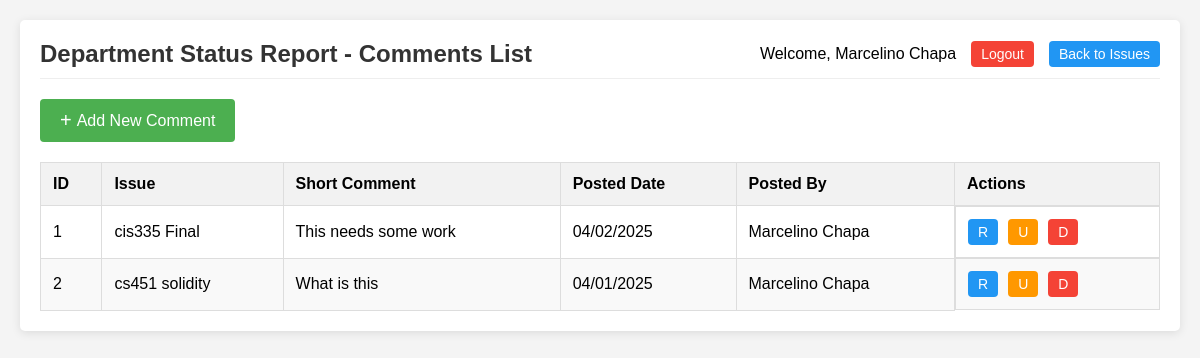
The page /comments_list.php (signed in) on the database its author committed.
### tables this page shows
CREATE TABLE `iss_com` (
  `id` int(11) NOT NULL,
  `per_id` int(11) NOT NULL,
  `iss_id` int(11) NOT NULL,
  `short_comment` varchar(255) NOT NULL,
  `long_comment` text NOT NULL,
  `posted_date` date NOT NULL
);

CREATE TABLE `iss_iss` (
  `id` int(11) NOT NULL,
  `short_description` varchar(255) NOT NULL,
  `long_description` text NOT NULL,
  `open_date` date NOT NULL,
  `close_date` date NOT NULL,
  `priority` varchar(255) NOT NULL,
  `org` varchar(255) NOT NULL,
  `project` varchar(255) NOT NULL,
  `per_id` int(11) NOT NULL,
  `pdf_attachment` varchar(255) DEFAULT NULL,
  `creator_id` int(11) NOT NULL
);

### comments_list.php (the view, shortened to what this page needs)
<?php
$pdo = Database::connect();
try {
    $stmt = $pdo->prepare("
        SELECT c.id, c.iss_id, c.short_comment, c.long_comment, c.posted_date,
               CONCAT(p.fname, ' ', p.lname) as posted_by,
               i.short_description as issue_description
        FROM iss_com c
        LEFT JOIN iss_per p ON c.per_id = p.id
        LEFT JOIN iss_iss i ON c.iss_id = i.id
        ORDER BY c.posted_date DESC
    ");
    $stmt->execute();
    $comments = $stmt->fetchAll(PDO::FETCH_ASSOC);
} catch (PDOException $e) {
    $error = "Database error: " . $e->getMessage();
}
function formatDate($date) {
    return $date ? date('m/d/Y', strtotime($date)) : '';
}
function formatDateForInput($date) {
    return $date ? date('Y-m-d', strtotime($date)) : '';
}
$userName = isset($_SESSION['user_name']) ? $_SESSION['user_name'] : 'User';
?>
<!DOCTYPE html>
<html lang="en">
<head>
</head>
<body>
    <div class="container">
        <div class="header">
            <h2>Department Status Report - Comments List</h2>
            <div class="user-info">
                Welcome, <?php echo htmlspecialchars($userName); ?>
                <a href="logout.php" class="logout-btn">Logout</a>
                <a href="issues_list.php" class="issues-btn">Back to Issues</a>
            </div>
        </div>
        <button id="openAddModal" class="add-btn">
            <span class="add-icon">+</span> Add New Comment
        </button>
        <?php if (empty($comments)): ?>
            <div class="no-issues">No comments found in the system.</div>
        <?php else: ?>
            <table>
                <thead>
                    <tr>
                        <th>ID</th>
                        <th>Issue</th>
                        <th>Short Comment</th>
                        <th>Posted Date</th>
                        <th>Posted By</th>
                        <th>Actions</th>
                    </tr>
                </thead>
                <tbody>
                    <?php foreach ($comments as $comment): ?>
                        <tr>
                            <td><?php echo htmlspecialchars($comment['id']); ?></td>
                            <td><?php echo htmlspecialchars($comment['issue_description']); ?></td>
                            <td><?php echo htmlspecialchars($comment['short_comment']); ?></td>
                            <td><?php echo formatDate($comment['posted_date']); ?></td>
                            <td><?php echo htmlspecialchars($comment['posted_by']); ?></td>
                            <td class="actions">
                                <button class="action-btn read-btn"
                                    data-id="<?php echo $comment['id']; ?>"
                                    data-shortcomment="<?php echo htmlspecialchars($comment['short_comment']); ?>"
                                    data-longcomment="<?php echo htmlspecialchars($comment['long_comment']); ?>"
                                    data-issueid="<?php echo htmlspecialchars($comment['iss_id']); ?>"
                                    data-issueDesc="<?php echo htmlspecialchars($comment['issue_description']); ?>"
                                    data-posteddate="<?php echo formatDateForInput($comment['posted_date']); ?>"
                                    data-postedby="<?php echo htmlspecialchars($comment['posted_by']); ?>">R</button>
                                <button class="action-btn update-btn"
                                    data-id="<?php echo $comment['id']; ?>"
                                    data-shortcomment="<?php echo htmlspecialchars($comment['short_comment']); ?>"
                                    data-longcomment="<?php echo htmlspecialchars($comment['long_comment']); ?>"
                                    data-issueid="<?php echo htmlspecialchars($comment['iss_id']); ?>"
                                    data-posteddate="<?php echo formatDateForInput($comment['posted_date']); ?>">U</button>
                                <button class="action-btn delete-btn"
                                    data-id="<?php echo $comment['id']; ?>"
                                    data-shortcomment="<?php echo htmlspecialchars($comment['short_comment']); ?>"
                                    data-issuedesc="<?php echo htmlspecialchars($comment['issue_description']); ?>">D</button>
                            </td>
                        </tr>
                    <?php endforeach; ?>
                </tbody>
            </table>
        <?php endif; ?>
    </div>
</body>
</html>

### comments_list.php (style rules this page uses)
body { font-family: Arial, sans-serif; background-color: #f4f4f4; margin: 0; padding: 20px; }
.container { max-width: 1200px; margin: 0 auto; background-color: white; border-radius: 5px; box-shadow: 0 2px 10px rgba(0, 0, 0, 0.1); padding: 20px; }
.header { display: flex; justify-content: space-between; align-items: center; margin-bottom: 20px; padding-bottom: 10px; border-bottom: 1px solid #eee; }
.header h2 { margin: 0; color: #333; }
.user-info { display: flex; align-items: center; }
.logout-btn, .issues-btn { margin-left: 15px; padding: 5px 10px; background-color: #f44336; color: white; border: none; border-radius: 4px; cursor: pointer; text-decoration: none; font-size: 14px; }
.issues-btn { background-color: #2196F3; }
.add-btn { padding: 10px 20px; background-color: #4CAF50; color: white; border: none; border-radius: 4px; cursor: pointer; font-size: 16px; display: flex; align-items: center; }
.add-icon { font-size: 20px; margin-right: 5px; }
table { width: 100%; border-collapse: collapse; margin-top: 20px; }
th, td { border: 1px solid #ddd; padding: 12px; text-align: left; }
th { background-color: #f2f2f2; font-weight: bold; }
tr:nth-child(even) { background-color: #f9f9f9; }
.actions { display: flex; gap: 10px; }
.action-btn { padding: 5px 10px; border: none; border-radius: 4px; cursor: pointer; color: white; text-decoration: none; font-size: 14px; }
.read-btn { background-color: #2196F3; }
.update-btn { background-color: #ff9800; }
.delete-btn { background-color: #f44336; }

### rows shown on the page
iss_com: id "1", iss_iss.short_description "cis335 Final", short_comment "This needs some work", posted_date "04/02/2025", posted_by "Marcelino Chapa"
iss_com: id "2", iss_iss.short_description "cs451 solidity", short_comment "What is this", posted_date "04/01/2025", posted_by "Marcelino Chapa"

### other values the page prints
$userName "Marcelino Chapa"
